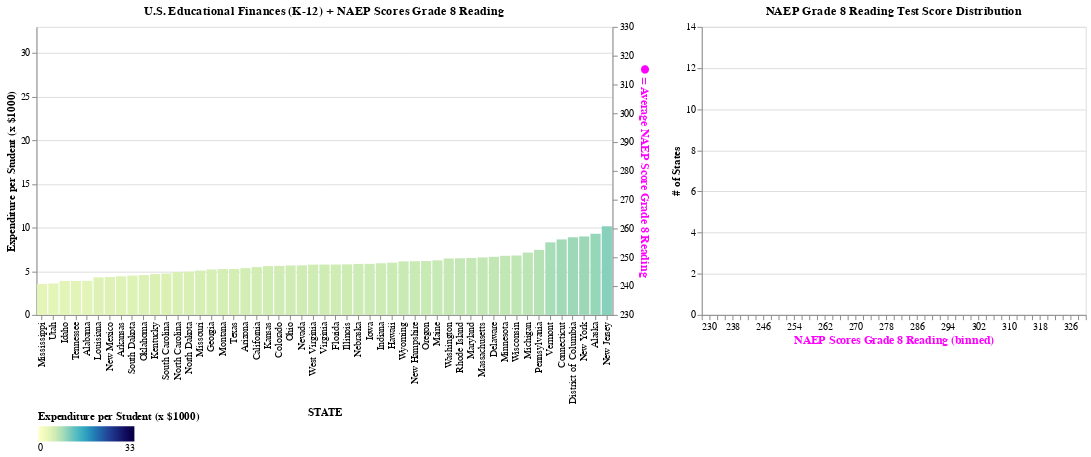

This figure's notebook cell:
### Markdown cell above
### 7. Visualization E

Here we'll visualize the grade 8 NAEP reading score data from 1998 to 2017. The small upward movement of the mean is reminiscent of the 4th grade NAEP reading data visualization we saw earlier, although the distribution of the grade 8 NAEP reading scores appears to be relatively static.

### Code cell
slider = alt.binding_range(min=1993, max=2017, step=1, name='YEAR')
year = alt.selection_single(name="year", fields=['YEAR'],
                                bind=slider, init={'YEAR': 1993})

base = alt.Chart(states_naep_merged_sorted)

bar_chart = base.mark_bar().encode(
    x = alt.X('STATE', axis=alt.Axis(orient='bottom'), sort=None),
    y = alt.Y('TOTAL_EXPENDITURE_PER_STUDENT:Q', 
            scale=alt.Scale(domain=[0, 33]), 
            title='Expenditure per Student (x $1000)'),
    color = alt.Color('TOTAL_EXPENDITURE_PER_STUDENT:Q',
                    legend=alt.Legend(title='Expenditure per Student (x $1000)',
                    legendX=2, 
                    legendY=400, 
                    direction='horizontal', 
                    orient='none'),
                    scale=alt.Scale(domain=[0, 33], scheme=alt.SchemeParams(name='yellowgreenblue', extent=[-.1, 1.3])))
).add_selection(year
).transform_filter(year
).properties(
    title='U.S. Educational Finances (K-12) + NAEP Scores Grade 8 Reading',
    width=600)

point_chart = base.transform_impute(
    impute='AVG_SCORE_8_Reading',
    key='YEAR',
    method='min',
    frame=[-1, 0],
    groupby=['STATE']
).mark_circle(color='magenta', size=35
).encode(
    x = alt.X('STATE', axis=alt.Axis(orient='bottom'), sort=None),
    y = alt.Y('AVG_SCORE_8_Reading:Q',
          axis=alt.Axis(title='● = Average NAEP Score Grade 8 Reading', titleColor='magenta', titleFontSize=12),
          scale=alt.Scale(domain=[230, 330]))
).transform_filter(year)

histogram = base.transform_impute(
    impute='AVG_SCORE_8_Reading',
    key='YEAR',
    method='min',
    frame=[-1, 0],
    groupby=['STATE']
).mark_bar(color='magenta'
).encode(
    x = alt.X('AVG_SCORE_8_Reading:Q', 
            bin=alt.Bin(extent=[230, 330], step=2), 
            scale=alt.Scale(domain=[230, 330]), 
            axis=alt.Axis(title='NAEP Scores Grade 8 Reading (binned)', 
            titleColor='magenta', 
            titleFontSize=12)),
    y = alt.Y('count()', 
            scale=alt.Scale(domain=[0, 14]),
            axis=alt.Axis(title='# of States'))
).add_selection(year
).transform_filter(year
).properties(
    title='NAEP Grade 8 Reading Test Score Distribution')

(bar_chart + point_chart).resolve_scale(y='independent') | histogram

### Figure 1 — Vega-Lite specification as saved in the notebook (floating-point values rounded to 4 significant figures; data arrays with more than 128 entries replaced by an {"elided": "..."} marker saying what was removed)
{"config": {"view": {"continuousWidth": 400, "continuousHeight": 300}}, "hconcat": [{"layer": [{"mark": "bar", "encoding": {"color": {"field": "TOTAL_EXPENDITURE_PER_STUDENT", "legend": {"direction": "horizontal", "legendX": 2, "legendY": 400, "orient": "none", "title": "Expenditure per Student (x $1000)"}, "scale": {"domain": [0, 33], "scheme": {"name": "yellowgreenblue", "extent": [-0.1, 1.3]}}, "type": "quantitative"}, "x": {"axis": {"orient": "bottom"}, "field": "STATE", "sort": null, "type": "nominal"}, "y": {"field": "TOTAL_EXPENDITURE_PER_STUDENT", "scale": {"domain": [0, 33]}, "title": "Expenditure per Student (x $1000)", "type": "quantitative"}}, "selection": {"year": {"type": "single", "fields": ["YEAR"], "bind": {"input": "range", "max": 2017, "min": 1993, "name": "YEAR", "step": 1}, "init": {"YEAR": 1993}}}, "title": "U.S. Educational Finances (K-12) + NAEP Scores Grade 8 Reading", "transform": [{"filter": {"selection": "year"}}], "width": 600}, {"mark": {"type": "circle", "color": "magenta", "size": 35}, "encoding": {"x": {"axis": {"orient": "bottom"}, "field": "STATE", "sort": null, "type": "nominal"}, "y": {"axis": {"title": "● = Average NAEP Score Grade 8 Reading", "titleColor": "magenta", "titleFontSize": 12}, "field": "AVG_SCORE_8_Reading", "scale": {"domain": [230, 330]}, "type": "quantitative"}}, "transform": [{"impute": "AVG_SCORE_8_Reading", "key": "YEAR", "frame": [-1, 0], "groupby": ["STATE"], "method": "min"}, {"filter": {"selection": "year"}}]}], "resolve": {"scale": {"y": "independent"}}}, {"mark": {"type": "bar", "color": "magenta"}, "encoding": {"x": {"axis": {"title": "NAEP Scores Grade 8 Reading (binned)", "titleColor": "magenta", "titleFontSize": 12}, "bin": {"extent": [230, 330], "step": 2}, "field": "AVG_SCORE_8_Reading", "scale": {"domain": [230, 330]}, "type": "quantitative"}, "y": {"aggregate": "count", "axis": {"title": "# of States"}, "scale": {"domain": [0, 14]}, "type": "quantitative"}}, "selection": {"year": {"type": "single", "fields": ["YEAR"], "bind": {"input": "range", "max": 2017, "min": 1993, "name": "YEAR", "step": 1}, "init": {"YEAR": 1993}}}, "title": "NAEP Grade 8 Reading Test Score Distribution", "transform": [{"impute": "AVG_SCORE_8_Reading", "key": "YEAR", "frame": [-1, 0], "groupby": ["STATE"], "method": "min"}, {"filter": {"selection": "year"}}]}], "data": {"name": "data-6cc5b5a8c94014f4f2ced8008416b23d"}, "$schema": "https://vega.github.io/schema/vega-lite/v4.17.0.json", "datasets": {"data-6cc5b5a8c94014f4f2ced8008416b23d": {"elided": "1275 records"}}}
